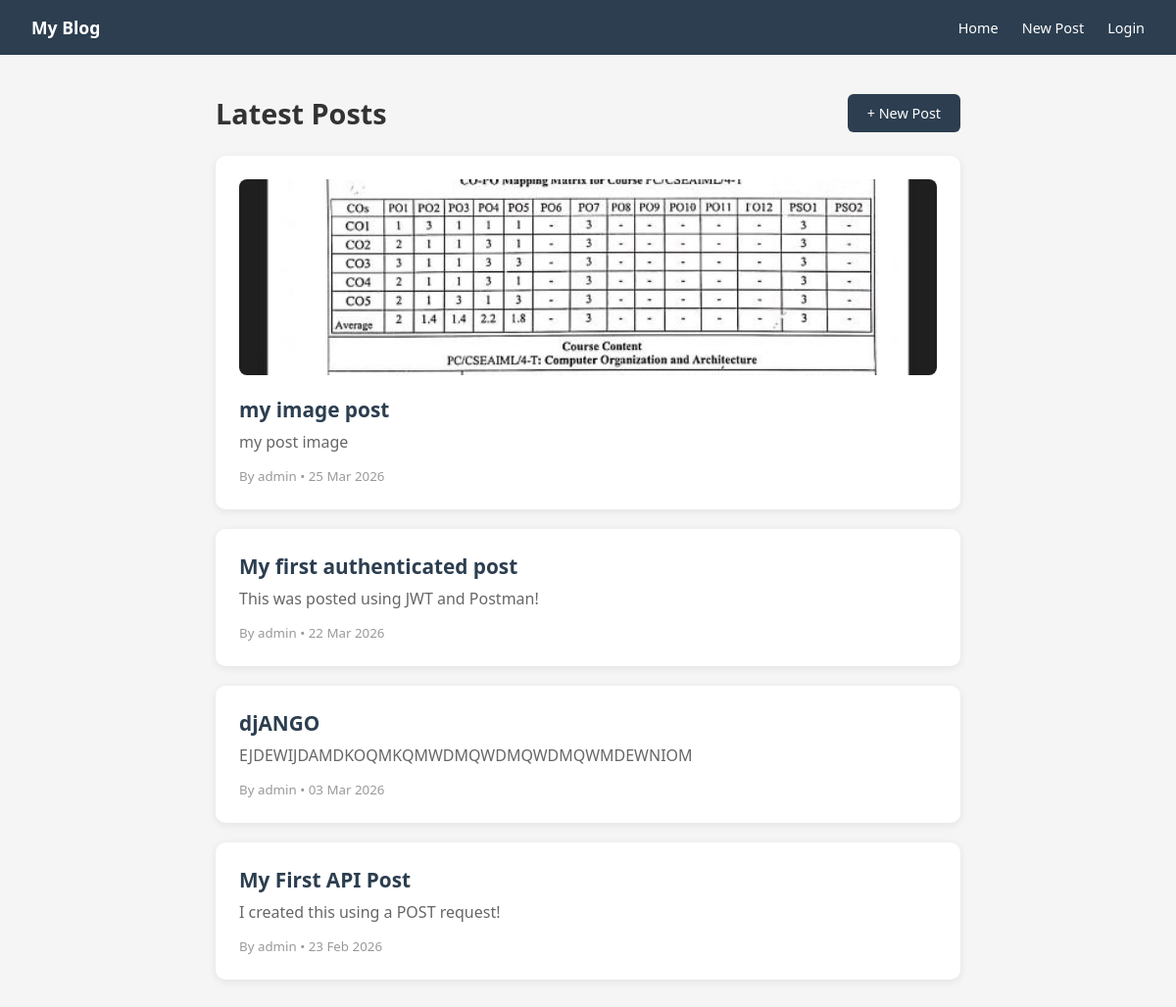
Before: / with the older database file.
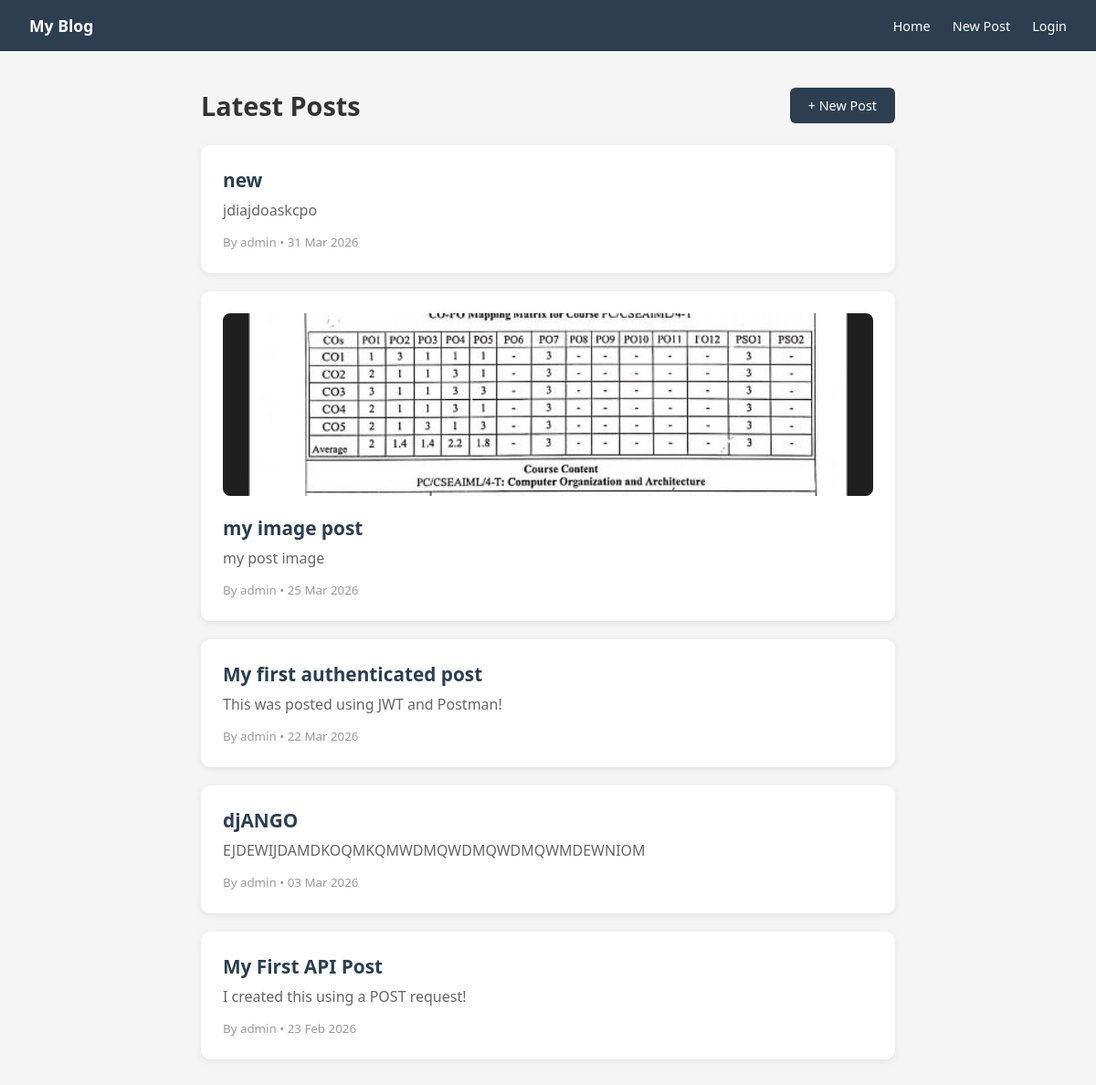
After: the same page with the newer database file.
### blog/models.py (models this page shows, shortened)
class Post(models.Model):
    title = models.CharField(max_length=200)
    content = models.TextField()
    created_at = models.DateTimeField(auto_now_add=True)
    owner = models.ForeignKey(User, on_delete=models.CASCADE, related_name='posts')
    image = models.ImageField(upload_to='posts/', blank=True, null=True)

### blog/views.py (the view)
# urls.py: path('', views.home, name='home'),
def home(request):
    posts = Post.objects.all().order_by('-created_at')
    return render(request, 'blog/home.html', {'posts': posts})

### blog/templates/blog/home.html (shortened to what this page needs)
{% extends 'blog/base.html' %}
{% block content %}
<div style="display:flex; justify-content:space-between; align-items:center; margin-bottom:24px;">
    <h1 style="font-size:1.8rem;">Latest Posts</h1>
    <a href="/create/" class="btn">+ New Post</a>
</div>
{% for post in posts %}
<div style="background:white; border-radius:10px; padding:24px; margin-bottom:20px; box-shadow:0 2px 8px rgba(0,0,0,0.08);">
    {% if post.image %}
        <img src="{{ post.image.url }}" style="width:100%; height:200px; object-fit:cover; border-radius:8px; margin-bottom:16px;">
    {% endif %}
    <h2 style="font-size:1.3rem; margin-bottom:8px;">
        <a href="/post/{{ post.id }}/" style="color:#2c3e50; text-decoration:none;">{{ post.title }}</a>
    </h2>
    <p style="color:#666; margin-bottom:12px;">{{ post.content|truncatechars:150 }}</p>
    <small style="color:#999;">By {{ post.owner }} • {{ post.created_at|date:"d M Y" }}</small>
</div>
{% empty %}
    <p style="color:#666;">No posts yet! Be the first to write one.</p>
{% endfor %}
{% endblock %}

### blog/templates/blog/base.html (shortened to what this page needs)
<!DOCTYPE html>
<html lang="en">
<head>
</head>
<body>
    <nav>
        <a href="/">My Blog</a>
        <div class="nav-links">
            <a href="/">Home</a>
            <a href="/create/">New Post</a>
            <a href="/login/" id="auth-link">Login</a>
        </div>
    </nav>
    <div class="container">
        {% block content %}{% endblock %}
    </div>
</body>
</html>

### blog/templates/blog/base.html (style rules this page uses)
* { margin: 0; padding: 0; box-sizing: border-box; }
body { font-family: 'Segoe UI', sans-serif; background: #f5f5f5; color: #333; }
nav { background: #2c3e50; padding: 16px 32px; display: flex; justify-content: space-between; align-items: center; }
nav a { color: white; text-decoration: none; font-weight: 600; font-size: 1.1rem; }
nav .nav-links a { margin-left: 20px; font-size: 0.9rem; font-weight: 400; }
.container { max-width: 800px; margin: 40px auto; padding: 0 20px; }
.btn { background: #2c3e50; color: white; padding: 10px 20px; border: none; border-radius: 6px; cursor: pointer; text-decoration: none; font-size: 0.9rem; }

Changed rows visible on the page:
added Post: title "new", content "jdiajdoaskcpo", owner "admin", created_at "31 Mar 2026"
